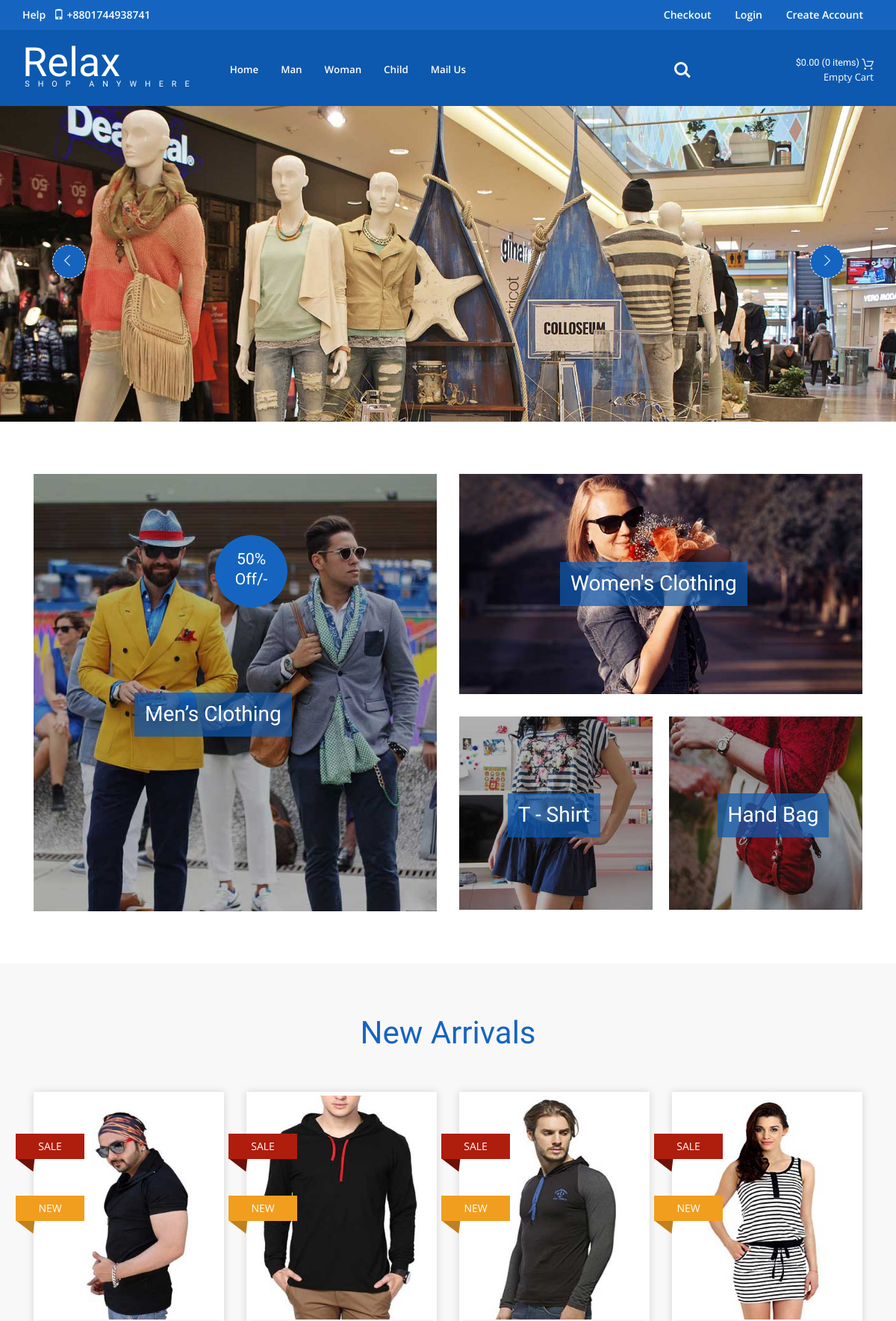
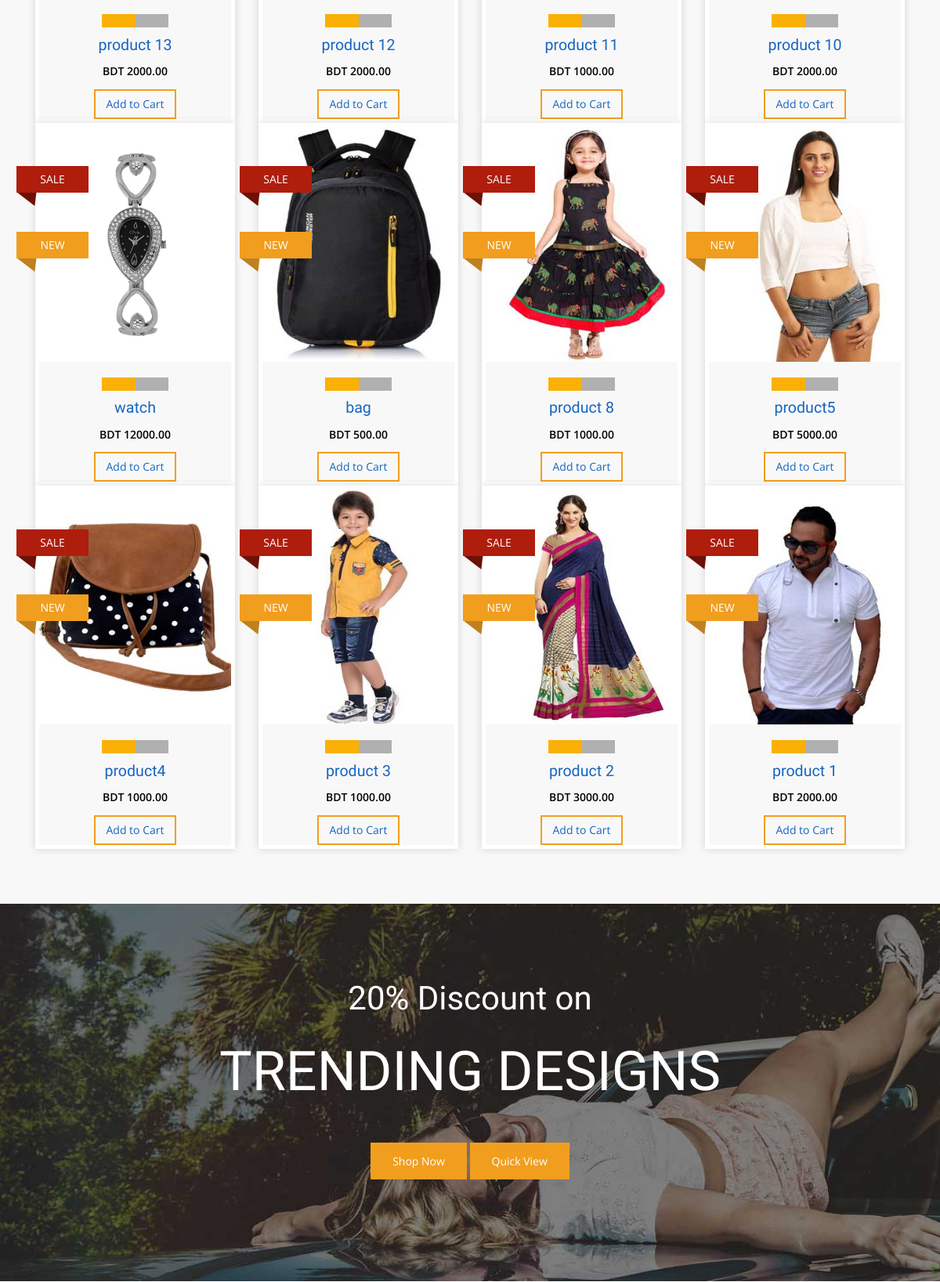
The page / (upper part) on the database its author committed (2 pictures, top to bottom).
### tables this page shows
CREATE TABLE `tbl_category` (
  `category_id` int(3) NOT NULL,
  `category_name` varchar(100) NOT NULL,
  `category_description` text NOT NULL,
  `publication_status` tinyint(1) NOT NULL
);

CREATE TABLE `tbl_product` (
  `product_id` int(11) NOT NULL,
  `product_name` varchar(100) NOT NULL,
  `category_id` int(3) NOT NULL,
  `manufacturer_id` int(3) NOT NULL,
  `product_price` float(10,2) NOT NULL,
  `product_quantity` int(5) NOT NULL,
  `product_short_description` text NOT NULL,
  `product_long_description` text NOT NULL,
  `product_image` text NOT NULL,
  `publication_status` tinyint(1) NOT NULL
);

### classes/db_connect.php (called while the page is built, shortened)
<?php
class Db_Connect {
    protected function database_connection() {
        $host_name='localhost';
        $user_name='root';
        $password='';
        $db_name='db_dresses_shopping';
        $connection=mysqli_connect($host_name, $user_name, $password, $db_name);
        return $connection;
    }
}

### classes/application.php (called while the page is built, shortened)
<?php
require_once 'db_connect.php';
class Application extends Db_Connect {
    protected $link;
    public function __construct() {
        $this->link = $this->database_connection();
    }
    public function select_all_published_category_info() {
        $sql="SELECT * FROM tbl_category WHERE publication_status = 1";
        if(mysqli_query($this->link , $sql)) {
             $query_result = mysqli_query($this->link , $sql);
             return $query_result;
        } else {
            die('Query problem'.mysqli_error($this->link ));
        }
    }
    public function select_published_new_product_info() {
        $sql = "SELECT product_id, product_name, product_price, product_image FROM tbl_product WHERE publication_status = 1 ORDER BY product_id DESC LIMIT 0,12";
        if (mysqli_query($this->link, $sql)) {
            $query_result = mysqli_query($this->link, $sql);
            return $query_result;
        } else {
            die('Query problem' . mysqli_error($this->link));
        }
    }
}

### pages/home_content.php (the view, shortened to what this page needs)
<?php
$new_product_query_result = $obj_app->select_published_new_product_info();
?>
<div class="banner-w3">
    <div class="demo-1">
        <div id="example1" class="core-slider core-slider__carousel example_1">
            <div class="core-slider_viewport">
                <div class="core-slider_list">
                    <div class="core-slider_item">
                        <img src="assets/front_end/images/b1.jpg" class="img-responsive" alt="">
                    </div>
                </div>
            </div>
            <div class="core-slider_nav">
                <div class="core-slider_arrow core-slider_arrow__right"></div>
                <div class="core-slider_arrow core-slider_arrow__left"></div>
            </div>
            <div class="core-slider_control-nav"></div>
        </div>
    </div>
    <link href="assets/front_end/css/coreSlider.css" rel="stylesheet" type="text/css">
</div>
<div class="content">
    <div class="ban-bottom-w3l">
        <div class="container">
            <div class="col-md-6 ban-bottom">
                <div class="ban-top">
                    <img src="assets/front_end/images/p1.jpg" class="img-responsive" alt=""/>
                    <div class="ban-text">
                        <h4>Men’s Clothing</h4>
                    </div>
                    <div class="ban-text2 hvr-sweep-to-top">
                        <h4>50% <span>Off/-</span></h4>
                    </div>
                </div>
            </div>
            <div class="col-md-6 ban-bottom3">
                <div class="ban-top">
                    <img src="assets/front_end/images/p2.jpg" class="img-responsive" alt=""/>
                    <div class="ban-text1">
                        <h4>Women's Clothing</h4>
                    </div>
                </div>
                <div class="ban-img">
                    <div class=" ban-bottom1">
                        <div class="ban-top">
                            <img src="assets/front_end/images/p3.jpg" class="img-responsive" alt=""/>
                            <div class="ban-text1">
                                <h4>T - Shirt</h4>
                            </div>
                        </div>
                    </div>
                    <div class="ban-bottom2">
                        <div class="ban-top">
                            <img src="assets/front_end/images/p4.jpg" class="img-responsive" alt=""/>
                            <div class="ban-text1">
                                <h4>Hand Bag</h4>
                            </div>
                        </div>
                    </div>
                    <div class="clearfix"></div>
                </div>
            </div>
            <div class="clearfix"></div>
        </div>
    </div>
    <div class="new-arrivals-w3agile">
        <div class="container">
            <h2 class="tittle">New Arrivals</h2>
            <div class="arrivals-grids">
                <?php while ($new_product = mysqli_fetch_assoc($new_product_query_result)) { ?>
                    <div class="col-md-3 arrival-grid simpleCart_shelfItem">
                        <div class="grid-arr">
                            <div  class="grid-arrival">
                                <figure>
                                    <div class="image">
                                        <a href="product_details.php?id=<?php echo $new_product['product_id']; ?>"><img  src="pages/<?php echo $new_product['product_image']; ?>" data-echo="pages/<?php echo $new_product['product_image']; ?>" alt="" height="300" width="250"></a>
                                    </div>
                                </figure>
                            </div>
                            <div class="ribben">
                                <p>NEW</p>
                            </div>
                            <div class="ribben1">
                                <p>SALE</p>
                            </div>
                            <div class="block">
                                <div class="starbox small ghosting"> </div>
                            </div>
                            <div class="women">
                                <h6><a href="product_details.php?id=<?php echo $new_product['product_id']; ?>"><?php echo $new_product['product_name']; ?></a></h6>
                                <p ><em class="item_price">BDT <?php echo $new_product['product_price']; ?></em></p>
                                <a href="cart.php" data-text="Add To Cart" class="my-cart-b item_add">Add to Cart</a>
                            </div>
                        </div>
                    </div>
                <?php } ?>
                <div class="clearfix"></div>
            </div>
        </div>
    </div>
    <div class="accessories-w3l">
        <div class="container">
            <h3 class="tittle">20% Discount on</h3>
            <span>TRENDING DESIGNS</span>
            <div class="button">
                <a href="#" class="button1"> Shop Now</a>
                <a href="#" class="button1"> Quick View</a>
            </div>
        </div>
    </div>
</div>

### includes/header.php (shortened to what this page needs)
<?php
$query_result = $obj_app->select_all_published_category_info();
?>
<div class="header">
    <div class="header-top">
        <div class="container">
            <div class="top-left">
                <a href="#"> Help  <i class="glyphicon glyphicon-phone" aria-hidden="true"></i> +8801744938741</a>
            </div>
            <div class="top-right">
                <ul>
                    <li><a href="checkout.php">Checkout</a></li>
                    <li><a href="login.php">Login</a></li>
                    <li><a href="registration.php"> Create Account </a></li>
                </ul>
            </div>
            <div class="clearfix"></div>
        </div>
    </div>
    <div class="heder-bottom">
        <div class="container">
            <div class="logo-nav">
                <div class="logo-nav-left">
                    <h1><a href="index.php">Relax<span>Shop anywhere</span></a></h1>
                </div>
                <div class="logo-nav-left1">
                    <nav class="navbar navbar-default">
                        <div class="collapse navbar-collapse" id="bs-megadropdown-tabs">
                            <ul class="nav navbar-nav">
                                <li class="active"><a href="index.php" class="act">Home</a></li>
                                <?php while ($category_info = mysqli_fetch_assoc($query_result)) { ?>
                                    <li class="dropdown"><a href="product.php?id=<?php echo $category_info['category_id']; ?>"><?php echo $category_info['category_name']; ?></a></li>
                                <?php } ?>
                                <li><a href="mail.php">Mail Us</a></li>
                            </ul>
                        </div>
                    </nav>
                </div>
                <div class="logo-nav-right">
                    <ul class="cd-header-buttons">
                        <li><a class="cd-search-trigger" href="#cd-search"> <span></span></a></li>
                    </ul>
                </div>
                <div class="header-right2">
                    <div class="cart box_1">
                        <a href="checkout.php">
                            <h3> <div class="total">
                                    <span class="simpleCart_total"></span> (<span id="simpleCart_quantity" class="simpleCart_quantity"></span> items)</div>
                                <img src="assets/front_end/images/bag.png" alt="" />
                            </h3>
                        </a>
                        <p><a href="javascript:;" class="simpleCart_empty">Empty Cart</a></p>
                    </div>
                </div>
                <div class="clearfix"> </div>
            </div>
        </div>
    </div>
</div>

### assets/front_end/css/coreSlider.css (style rules this page uses)
.core-slider { position: relative; -webkit-user-select: none; -moz-user-select: none; -ms-user-select: none; user-select: none; }
.core-slider_viewport { position: relative; overflow: hidden; }
.core-slider_list { -webkit-transition: all 0.5s cubic-bezier(0.77, 0, 0.175, 1); transition: all 0.5s cubic-bezier(0.77, 0, 0.175, 1); }
.core-slider_item { float: left; }
.core-slider_item img { display: block; max-width: 100%; height: auto; }
.core-slider_control-nav { position: absolute; z-index: 999; left: 0; right: 0; bottom: 30px; text-align: center; }
.core-slider_arrow { position: absolute; top: 50%; margin-top: -25px; width: 45px; height: 45px; z-index: 999; cursor: pointer; border: 1px dashed #FFFFFF; border-radius: 100%; text-align: center; }
.core-slider_arrow__right { right: 20px; background: url(../images/arrow_right.png) no-repeat 14px 12px #1565C0; }
.core-slider_arrow__left { left: 20px; background: url(../images/arrow_left.png) no-repeat 11px 12px #1565C0; }
.core-slider__carousel { overflow: hidden; }
.core-slider__carousel::before, .core-slider__carousel::after { content: ""; width: 150px; position: absolute; top: -5px; bottom: -5px; z-index: 200; }
.core-slider__carousel .core-slider_viewport { overflow: visible; margin: 0 auto; }
.core-slider__carousel .core-slider_arrow__left { left: 70px; }
.core-slider__carousel .core-slider_arrow__right { right: 70px; }

### rows shown on the page
tbl_category: category_name "Man"
tbl_category: category_name "Woman"
tbl_category: category_name "Child"
tbl_product: product_image (picture), product_name "product 13", product_price "2000.00"
tbl_product: product_image (picture), product_name "product 12", product_price "2000.00"
tbl_product: product_image (picture), product_name "product 11", product_price "1000.00"
tbl_product: product_image (picture), product_name "product 10", product_price "2000.00"
tbl_product: product_image (picture), product_name "watch", product_price "12000.00"
tbl_product: product_image (picture), product_name "bag", product_price "500.00"
tbl_product: product_image (picture), product_name "product 8", product_price "1000.00"
tbl_product: product_image (picture), product_name "product5", product_price "5000.00"
tbl_product: product_image (picture), product_name "product4", product_price "1000.00"
tbl_product: product_image (picture), product_name "product 3", product_price "1000.00"
tbl_product: product_image (picture), product_name "product 2", product_price "3000.00"
tbl_product: product_image (picture), product_name "product 1", product_price "2000.00"
